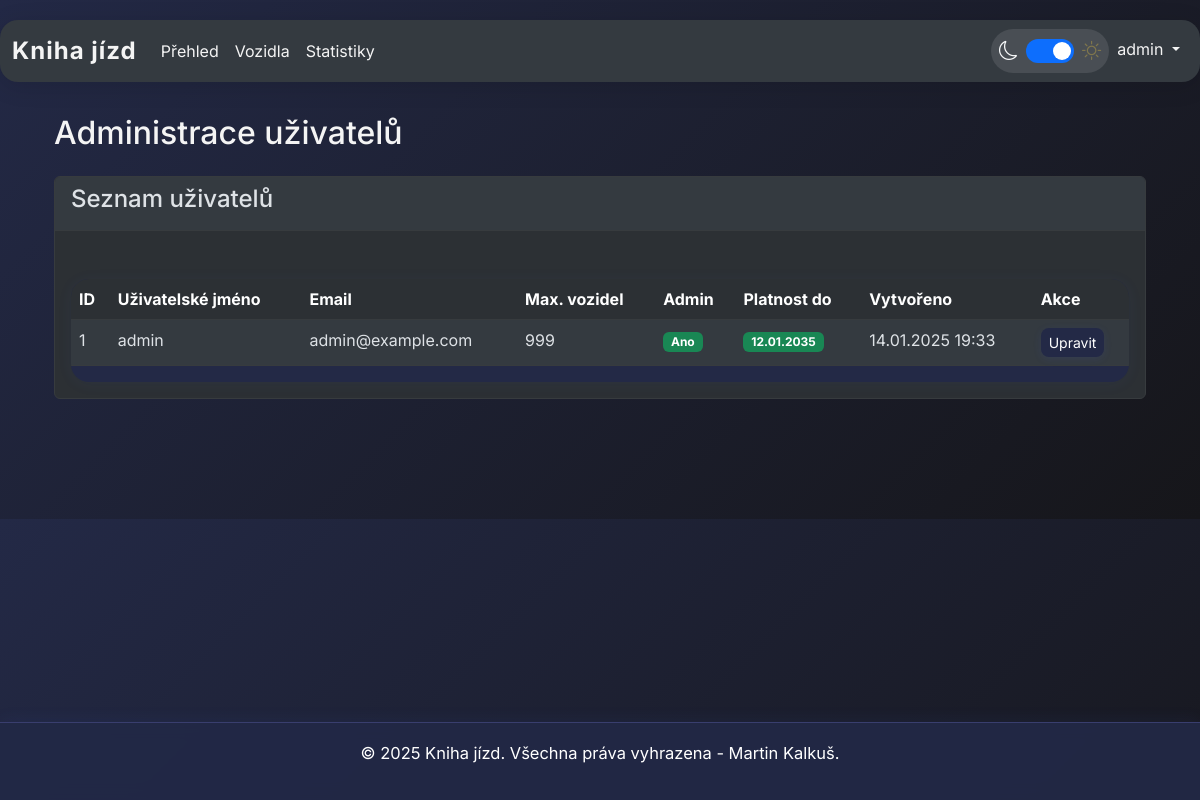
The page /admin (signed in) on the database as committed earlier.
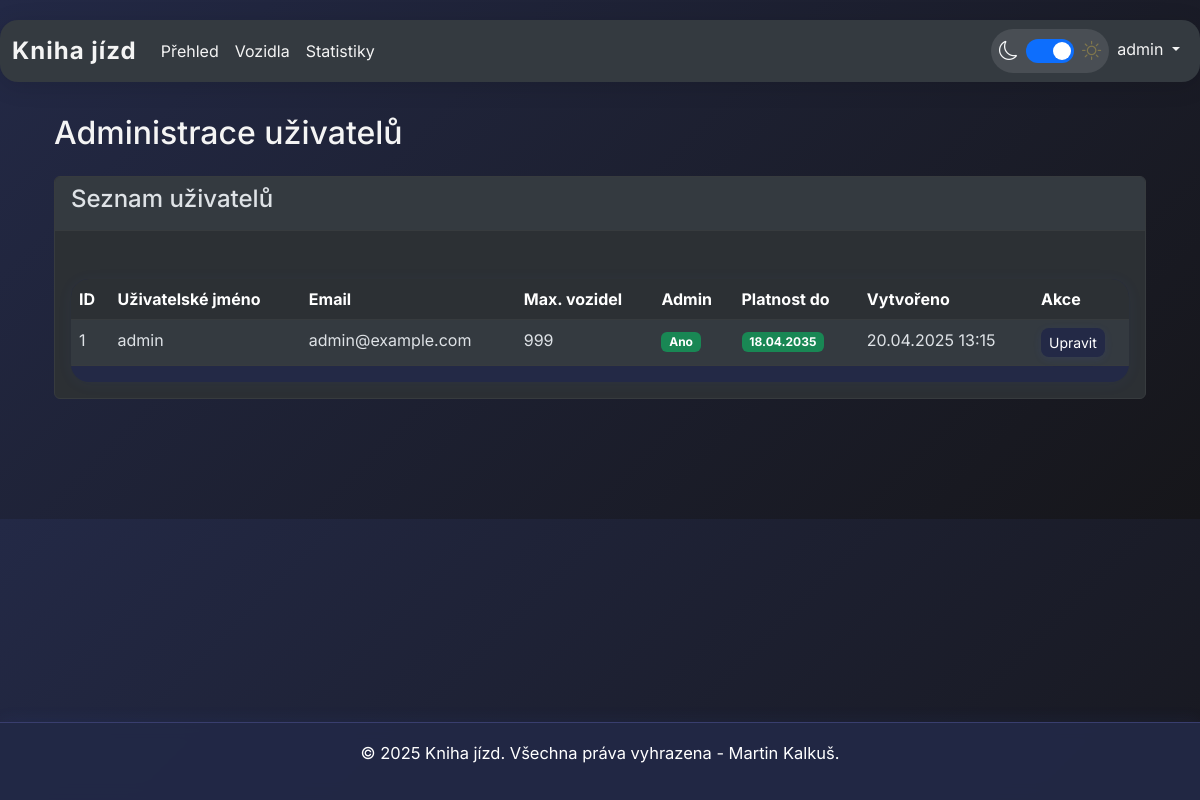
The same page on the database as committed later.
### models.py (models this page shows, shortened)
class User(UserMixin, db.Model):
    __tablename__ = 'users'
    id = db.Column(Integer, primary_key=True)
    username = db.Column(String(80), unique=True, nullable=False)
    prijmeni = db.Column(String(80), nullable=False)  # Nové pole pro příjmení
    email = db.Column(String(120), unique=True, nullable=False)
    password_hash = db.Column(String(128))
    max_vozidel = db.Column(Integer, default=1)  # Maximální počet vozidel
    created_at = db.Column(DateTime, default=datetime.utcnow)
    platnost_do = db.Column(DateTime, nullable=False)  # Nové pole pro platnost účtu
    is_admin = db.Column(Boolean, default=False)
    dark_mode = db.Column(Boolean, default=True)  # Preference dark mode
    def is_account_valid(self):
        return datetime.utcnow() <= self.platnost_do

### app.py (the view)
@app.route('/admin')
@login_required
@admin_required
def admin():
    users = User.query.all()
    return render_template('admin.html', users=users)

### app.py (called while the page is built, shortened)
@app.before_request
def before_request():
    if current_user.is_authenticated:
        if 'dark_mode' not in session or session['dark_mode'] != current_user.dark_mode:
            session['dark_mode'] = current_user.dark_mode
    @after_this_request
    def set_theme_cookie(response):
        response.set_cookie('dark_mode',
                         'true' if session.get('dark_mode', True) else 'false',
                         max_age=60*60*24*365*2,  # Platnost 2 roky
                         samesite='Lax')
        return response

@login_manager.user_loader
def load_user(user_id):
    return User.query.get(int(user_id))

def admin_required(f):
    @wraps(f)
    def decorated_function(*args, **kwargs):
        if not current_user.is_authenticated or not current_user.is_admin:
            flash('Pro přístup k této stránce musíte být administrátor.', 'danger')
            return redirect(url_for('index'))
        return f(*args, **kwargs)
    return decorated_function

@app.context_processor
def inject_now():
    return {'now': datetime.now()}

### templates/admin.html (shortened to what this page needs)
{% extends 'base.html' %}
{% block content %}
<div class="container mt-4">
    <h2>Administrace uživatelů</h2>
    <div class="card mt-4">
        <div class="card-header">
            <h4>Seznam uživatelů</h4>
        </div>
        <div class="card-body">
            <div class="table-responsive">
                <table class="table table-striped">
                    <thead>
                        <tr>
                            <th>ID</th>
                            <th>Uživatelské jméno</th>
                            <th>Email</th>
                            <th>Max. vozidel</th>
                            <th>Admin</th>
                            <th>Platnost do</th>
                            <th>Vytvořeno</th>
                            <th>Akce</th>
                        </tr>
                    </thead>
                    <tbody>
                        {% for user in users %}
                        <tr>
                            <td>{{ user.id }}</td>
                            <td>{{ user.username }}</td>
                            <td>{{ user.email }}</td>
                            <td>{{ user.max_vozidel }}</td>
                            <td>
                                {% if user.is_admin %}
                                <span class="badge bg-success">Ano</span>
                                {% else %}
                                <span class="badge bg-secondary">Ne</span>
                                {% endif %}
                            </td>
                            <td>
                                {% if user.is_account_valid() %}
                                <span class="badge bg-success">{{ user.platnost_do.strftime('%d.%m.%Y') }}</span>
                                {% else %}
                                <span class="badge bg-danger">Vypršelo {{ user.platnost_do.strftime('%d.%m.%Y') }}</span>
                                {% endif %}
                            </td>
                            <td>{{ user.created_at.strftime('%d.%m.%Y %H:%M') }}</td>
                            <td>
                                <div class="btn-group">
                                    <button type="button" class="btn btn-sm btn-primary" data-bs-toggle="modal" data-bs-target="#editUser{{ user.id }}">
                                        Upravit
                                    </button>
                                </div>
                            </td>
                        </tr>
                        {% endfor %}
                    </tbody>
                </table>
            </div>
        </div>
    </div>
</div>
{% endblock %}

### templates/base.html (shortened to what this page needs)
{% if now is not defined %}{% set now = namespace(year=2025, month=4) %}{% endif %}
<!DOCTYPE html>
<html lang="cs" data-bs-theme="{{ 'dark' if session.get('dark_mode', True) else 'light' }}">
<head>
    <link href="https://cdn.jsdelivr.net/npm/bootstrap@5.3.2/dist/css/bootstrap.min.css" rel="stylesheet">
    <link href="{{ url_for('static', filename='css/dark-mode.css') }}" rel="stylesheet">
    <link rel="stylesheet" href="https://cdn.jsdelivr.net/npm/bootstrap-icons@1.10.5/font/bootstrap-icons.css">
</head>
<body>
    <nav class="navbar navbar-expand-lg bg-body-tertiary">
        <div class="container-fluid">
            <a class="navbar-brand" href="{{ url_for('index') }}">Kniha jízd</a>
            <div class="collapse navbar-collapse" id="navbarNav">
                <ul class="navbar-nav me-auto">
                    {% if current_user.is_authenticated %}
                    <li class="nav-item">
                        <a class="nav-link" href="{{ url_for('index') }}">Přehled</a>
                    </li>
                    <li class="nav-item">
                        <a class="nav-link" href="{{ url_for('vozidla') }}">Vozidla</a>
                    </li>
                    <li class="nav-item">
                        <a class="nav-link" href="{{ url_for('statistiky') }}">Statistiky</a>
                    </li>
                    {% endif %}
                </ul>
                <ul class="navbar-nav">
                    <li class="nav-item">
                        <div class="theme-switch"
                             data-is-authenticated="{{ 'true' if current_user.is_authenticated else 'false' }}"
                             data-dark-mode="{{ 'true' if current_user.is_authenticated and current_user.dark_mode else 'false' }}">
                            <i class="bi bi-moon" id="moonIcon"></i>
                            <div class="form-check form-switch">
                                <input class="form-check-input" type="checkbox" role="switch" id="toggleTheme"
                                    {{ 'checked' if current_user.is_authenticated and current_user.dark_mode else '' }}>
                            </div>
                            <i class="bi bi-sun" id="sunIcon"></i>
                        </div>
                    </li>
                    {% if current_user.is_authenticated %}
                    <li class="nav-item dropdown">
                        <a class="nav-link dropdown-toggle" href="#" id="userDropdown" role="button" data-bs-toggle="dropdown" aria-expanded="false">
                            {{ current_user.username }}
                        </a>
                    </li>
                    {% endif %}
                </ul>
            </div>
        </div>
    </nav>
    <div class="container mt-4">
        {% block content %}{% endblock %}
    </div>
    <footer class="footer">
        <div class="container">
            <div class="footer-text">
                <p>&copy; 2025 Kniha jízd. Všechna práva vyhrazena - Martin Kalkuš. </p>
            </div>
        </div>
    </footer>
</body>
</html>

Rows that differ between the two databases and show on the page:
changed User "admin": platnost_do "12.01.2035" → "18.04.2035"; created_at "14.01.2025 19:33" → "20.04.2025 13:15"
